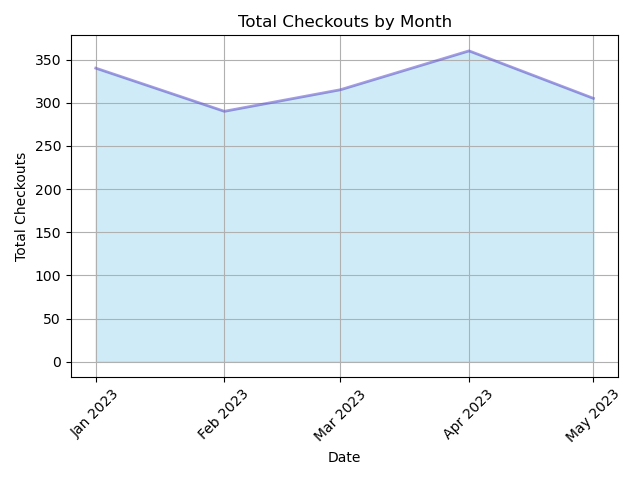

This chart was generated by the following Python code:

import matplotlib.pyplot as plt
import matplotlib.dates as mdates
from datetime import datetime

# Data from the table
data = [
    {'Date': '2023-01-01', 'Total Checkouts': 340},
    {'Date': '2023-02-01', 'Total Checkouts': 290},
    {'Date': '2023-03-01', 'Total Checkouts': 315},
    {'Date': '2023-04-01', 'Total Checkouts': 360},
    {'Date': '2023-05-01', 'Total Checkouts': 305}
]

# Preprocessing the data for plotting
dates = [datetime.strptime(d['Date'], '%Y-%m-%d') for d in data]
checkouts = [d['Total Checkouts'] for d in data]

# Plotting the area chart
fig, ax = plt.subplots()

# Fill the area under the line plot
ax.fill_between(dates, checkouts, color="skyblue", alpha=0.4)

# Plot the line to outline the filled area
ax.plot(dates, checkouts, color="Slateblue", alpha=0.6, linewidth=2)

# Enhance the x-axis with month formatting
ax.xaxis.set_major_formatter(mdates.DateFormatter('%b %Y'))
ax.xaxis.set_major_locator(mdates.MonthLocator())

# Rotate date labels for better readability
plt.xticks(rotation=45)

# Adding title and labels
ax.set_title('Total Checkouts by Month')
ax.set_xlabel('Date')
ax.set_ylabel('Total Checkouts')

# Display grid
ax.grid(True)

# Adjust plot parameters to make sure the date labels fit
plt.tight_layout()

# Show the plot
plt.show()
